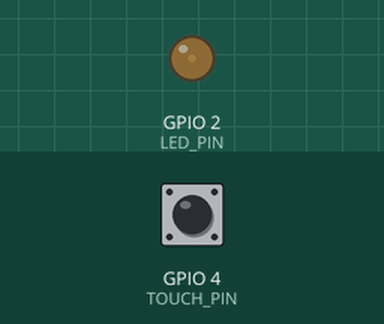
This sketch was run on a simulated ESP32. Shown: output pins drawn as LEDs (lit = HIGH). The test bench sets the inputs (shaded band); at power-on: GPIO 4 (TOUCH_PIN) HIGH. What the sketch prints to the serial monitor is not drawn.

Above: at 0.05 s.
At 0.3 s:
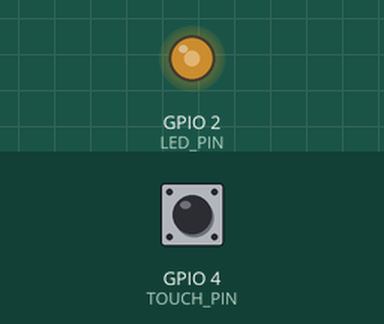
At 0.45 s:
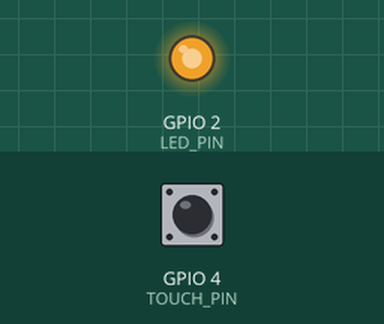
At 0.9 s:
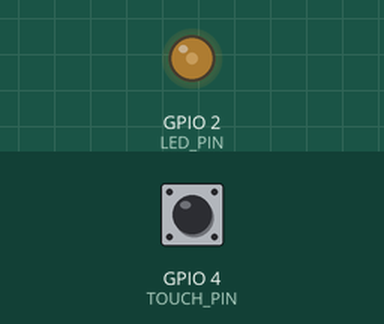
Timing chart, 0 to 3.0 s (numbered marks = the images above):
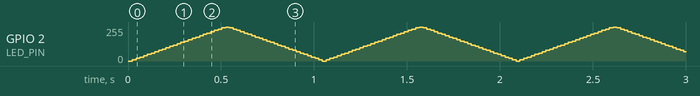

The sketch:

Change.ino
```cpp
#define LED_PIN    2
#define TOUCH_PIN  T0
#define THRESHOLD  400

int brightness = 0;
int fadeAmount = 10;
const int delayTime[4] = {0, 50, 20, 5}; // 1慢 2中 3快
int speedLevel = 1;

// 新增：记录是否已经切换过
bool hasSwitched = false;

void setup() {
  pinMode(LED_PIN, OUTPUT);
  Serial.begin(115200);

  Serial.println("==========");
  Serial.println("初始档位: 1");
  Serial.println("按住触摸，档位会疯狂切换！");
}

void loop() {
  int touchVal = touchRead(TOUCH_PIN);
  bool currentTouch = (touchVal < THRESHOLD);

  if (currentTouch) {
    if (!hasSwitched) {
      int old = speedLevel;
      speedLevel++;
      if (speedLevel > 3) speedLevel = 1;

      Serial.print("【强制切换】");
      Serial.print(old);
      Serial.print(" → ");
      Serial.print(speedLevel);
      Serial.print(" | Delay: ");
      Serial.println(delayTime[speedLevel]);

      hasSwitched = true; // 防止一直刷屏
    }
  } else {
    hasSwitched = false; // 松开后重置，下次摸还能切
  }

  analogWrite(LED_PIN, brightness);
  brightness += fadeAmount;
  if (brightness <= 0 || brightness >= 255) {
    fadeAmount *= -1;
  }
  delay(delayTime[speedLevel]);
}
```
